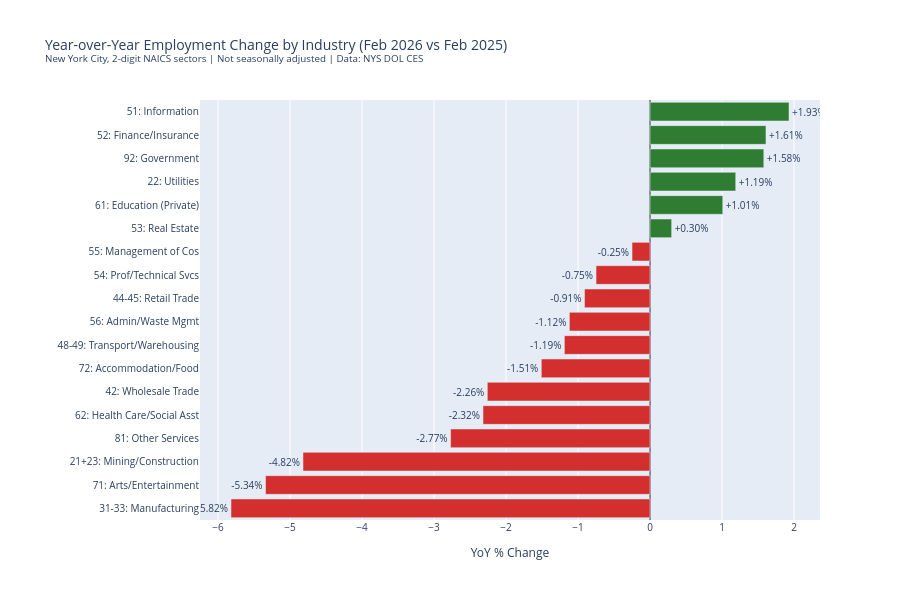

The code cell stored with this chart in its notebook:
### Markdown cell above
---
## Step 2.10: Chart 1 — YoY % Change by Industry

### Code cell
short = {'Mining, Logging and Construction':'Mining/Construction','Manufacturing':'Manufacturing','Wholesale Trade':'Wholesale Trade','Retail Trade':'Retail Trade','Transportation and Warehousing':'Transport/Warehousing','Utilities':'Utilities','Information':'Information','Finance and Insurance':'Finance/Insurance','Real Estate and Rental and Leasing':'Real Estate','Professional, Scientific, and Technical Services':'Prof/Technical Svcs','Management of Companies and Enterprises':'Management of Cos','Administrative and Support and Waste Management and Remediation Services':'Admin/Waste Mgmt','Private Educational Services':'Education (Private)','Health Care and Social Assistance':'Health Care/Social Asst','Arts, Entertainment, and Recreation':'Arts/Entertainment','Accommodation and Food Services':'Accommodation/Food','Other Services':'Other Services','Government':'Government'}

df_chart = df.sort_values('YoY %', ascending=True)
colors = ['#d32f2f' if x < 0 else '#2e7d32' for x in df_chart['YoY %']]

fig = go.Figure()
fig.add_trace(go.Bar(
    y=[f"{row['NAICS']}: {short[row['Industry']]}" for _, row in df_chart.iterrows()],
    x=df_chart['YoY %'],
    orientation='h',
    marker_color=colors,
    text=[f"{x:+.2f}%" for x in df_chart['YoY %']],
    textposition='outside',
    textfont_size=10,
    cliponaxis=False,
))

fig.update_layout(
    title='Year-over-Year Employment Change by Industry (Feb 2026 vs Feb 2025)<br><sup>New York City, 2-digit NAICS sectors | Not seasonally adjusted | Data: NYS DOL CES</sup>',
    xaxis_title='YoY % Change', yaxis_title='',
    height=600, showlegend=False,
    xaxis=dict(zeroline=True, zerolinecolor='#333', zerolinewidth=1),
    margin=dict(l=200, r=60, t=80, b=50), font=dict(size=10),
)
fig.show()

### Figure 1 — Plotly figure (JSON) as saved in the notebook; plotly's stock layout.template omitted (floating-point values rounded to 4 significant figures)
{"data": [{"marker": {"color": ["#d32f2f", "#d32f2f", "#d32f2f", "#d32f2f", "#d32f2f", "#d32f2f", "#d32f2f", "#d32f2f", "#d32f2f", "#d32f2f", "#d32f2f", "#d32f2f", "#2e7d32", "#2e7d32", "#2e7d32", "#2e7d32", "#2e7d32", "#2e7d32"]}, "orientation": "h", "text": ["-5.82%", "-5.34%", "-4.82%", "-2.77%", "-2.32%", "-2.26%", "-1.51%", "-1.19%", "-1.12%", "-0.91%", "-0.75%", "-0.25%", "+0.30%", "+1.01%", "+1.19%", "+1.58%", "+1.61%", "+1.93%"], "textfont": {"size": 10}, "textposition": "outside", "type": "bar", "x": [-5.82, -5.34, -4.82, -2.77, -2.32, -2.26, -1.51, -1.19, -1.12, -0.91, -0.75, -0.25, 0.3, 1.01, 1.19, 1.58, 1.61, 1.93], "y": ["31-33: Manufacturing", "71: Arts/Entertainment", "21+23: Mining/Construction", "81: Other Services", "62: Health Care/Social Asst", "42: Wholesale Trade", "72: Accommodation/Food", "48-49: Transport/Warehousing", "56: Admin/Waste Mgmt", "44-45: Retail Trade", "54: Prof/Technical Svcs", "55: Management of Cos", "53: Real Estate", "61: Education (Private)", "22: Utilities", "92: Government", "52: Finance/Insurance", "51: Information"]}], "layout": {"font": {"size": 10}, "height": 600, "margin": {"l": 200}, "showlegend": false, "title": {"text": "Year-over-Year Employment Change by Industry (Feb 2026 vs Feb 2025)<br><sup>New York City, 2-digit NAICS sectors | Not seasonally adjusted | Data: NYS DOL CES</sup>"}, "xaxis": {"title": {"text": "YoY % Change"}, "zeroline": true, "zerolinecolor": "#333", "zerolinewidth": 1}, "yaxis": {"title": {"text": ""}}}}
